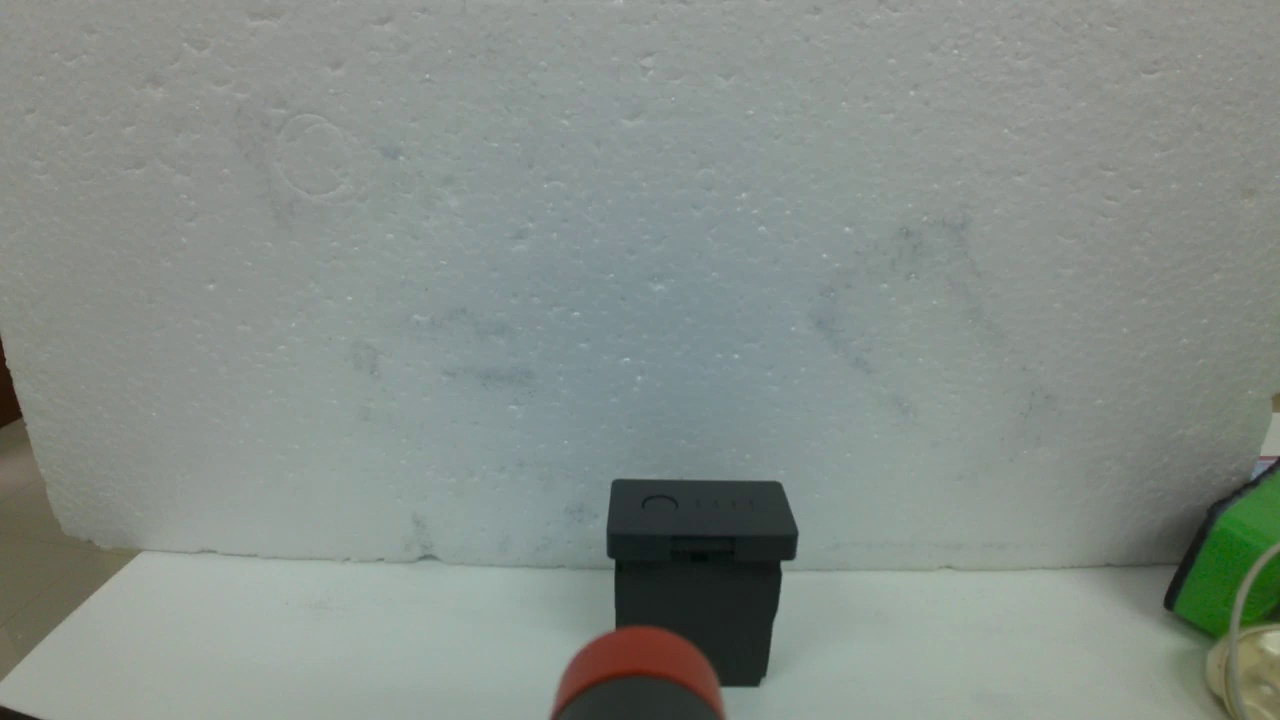
#> input picture lab_4_immage/captured_image5.jpg, 1280 x 720 px
$ jupyter execute capture.ipynb
#> lines starting #> are read from the running program, lines starting #| are printed output that depends on the picture; after the words box and inside, x2 and y2 are one past the last pixel; in counts of white or black regions, pixels touching at a corner belong together
[cell 1]
import matplotlib.pyplot as plt
import matplotlib.image as mpimg
img = mpimg.imread('captured_image5.jpg')
#> img is the input picture: shape (720, 1280, 3); mean R, G, B 133.7, 141.9, 136.2
imgplot = plt.imshow(img)
plt.show()

[cell 2]
import cv2

filepath = "captured_image5.jpg"
image = cv2.imread(filepath)

height, width = image.shape[:2]
#> height = 720; width = 1280

print("The height of the image is: ", height)
#| The height of the image is:  720
print("The width of the image is: ", width)
#| The width of the image is:  1280

[cell 3]
hsv_image = cv2.cvtColor(image, cv2.COLOR_BGR2HLS)
#> hsv_image: shape (720, 1280, 3); mean of channels 0, 1, 2 65.7, 137.3, 15.5
L_image = hsv_image[:,:,1]
cv2.imwrite('l_image.jpg', L_image)
cv2.imshow('l_image.jpg', L_image)

[cell 4]
plt.hist(L_image.ravel(),256,[0,256]); plt.show()
#> after `plt.hist(L_image.ravel(), 256, [0, 256])`:
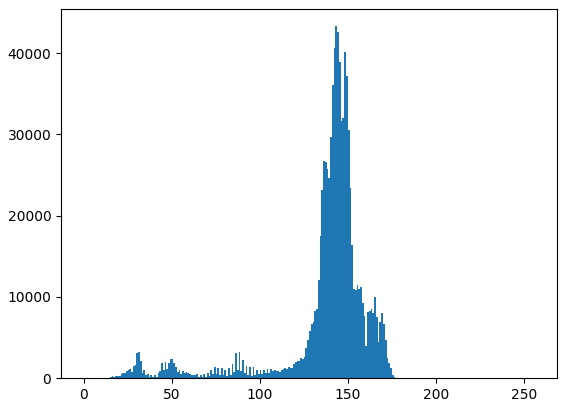
#> figure drawn by matplotlib, 1 panel; tallest bar 43300 high, from x = 143 to 144

[cell 5]
import cv2
import numpy as np
import matplotlib.pyplot as plt

# โหลดรูปภาพ
image_path = 'captured_image.jpg'
image = cv2.imread(image_path)
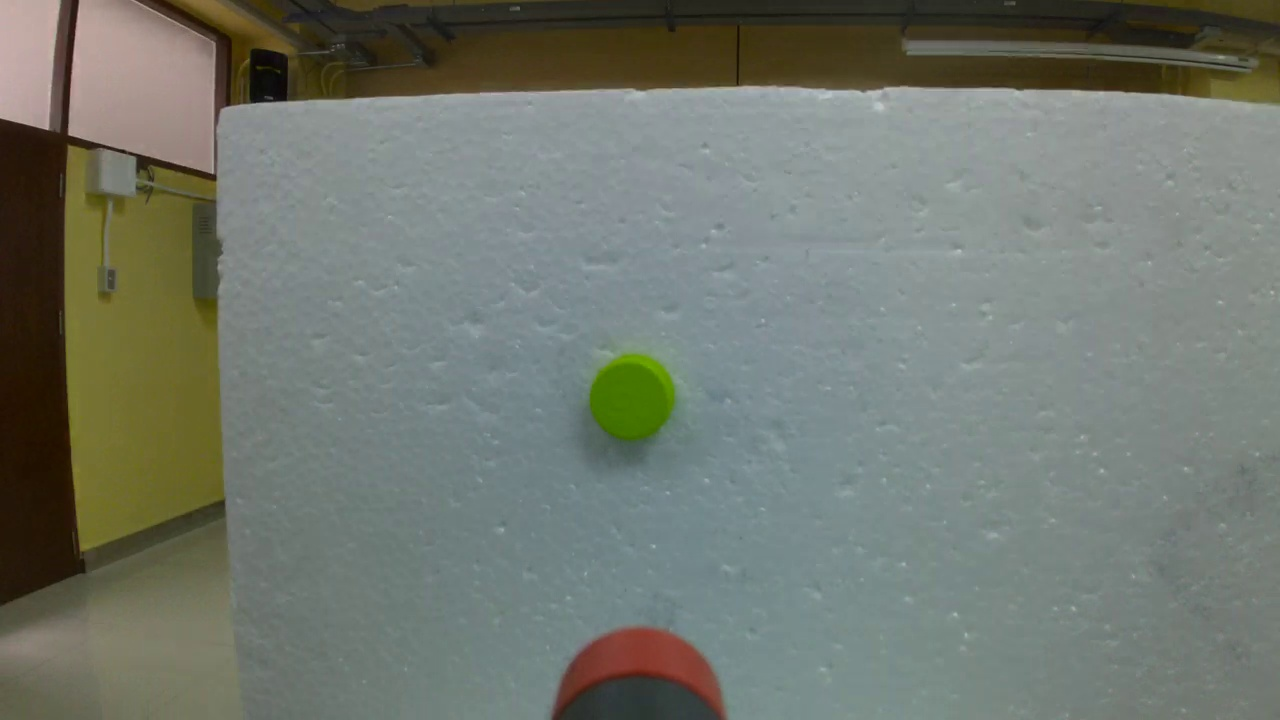
#> input picture lab_4_immage/captured_image.jpg, 1280 x 720 px
#> image is the input picture: shape (720, 1280, 3); mean B, G, R 110.5, 119.9, 113.9

# แปลงรูปภาพจาก BGR เป็น RGB
image_rgb = cv2.cvtColor(image, cv2.COLOR_BGR2RGB)

# แปลงรูปภาพจาก RGB เป็น HSV
image_hsv = cv2.cvtColor(image_rgb, cv2.COLOR_RGB2HSV)
#> image_hsv: shape (720, 1280, 3); mean H, S, V 66, 53.4, 123.4

# กำหนดขอบเขตของสีเขียว
lower_green = np.array([35, 100, 20])
upper_green = np.array([85, 255, 255])

# สร้าง mask ที่ตรวจจับโทนสีเขียว
mask = cv2.inRange(image_hsv, lower_green, upper_green)
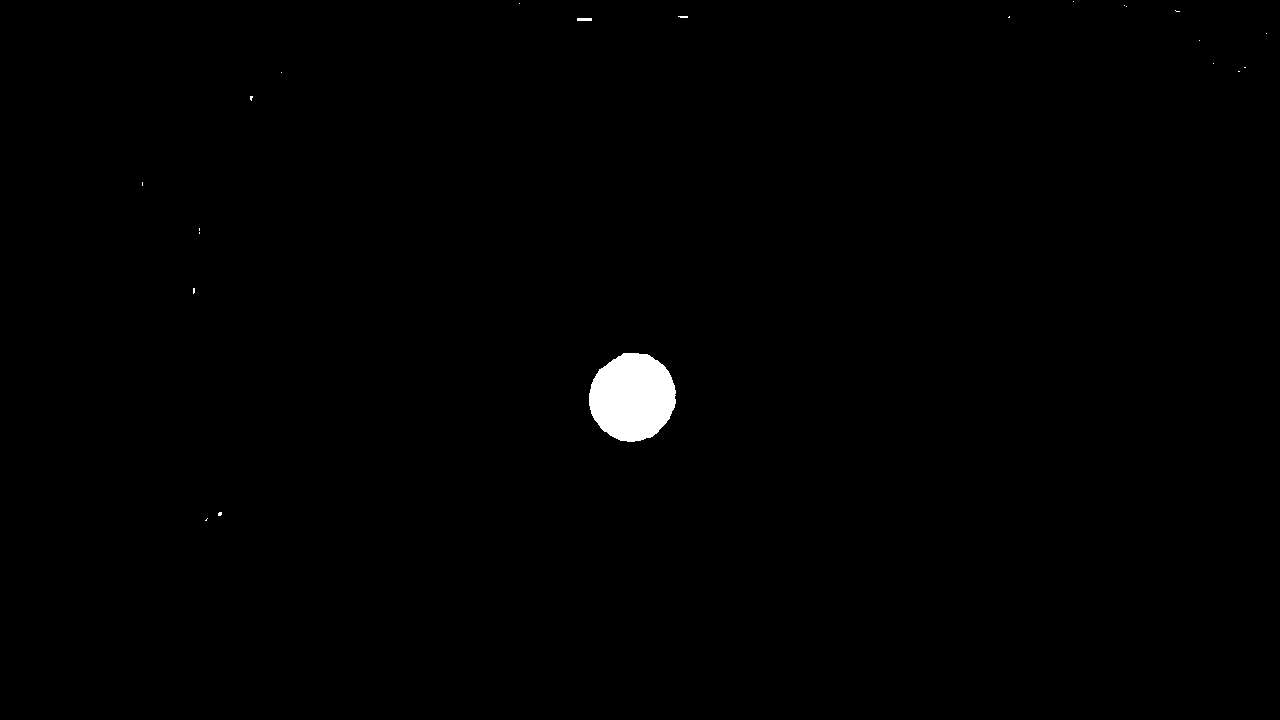
#> mask: shape (720, 1280); 0.66% white; 22 white regions (20 under 20 px), largest, box (x1, y1, x2, y2) and area: (589, 353, 676, 442) 5989, (577, 18, 592, 21) 45

# ใช้ morphological operations เพื่อลด noise
kernel = np.ones((5, 5), np.uint8)

# ใช้ erosion เพื่อลดจุดเล็กๆ ที่เป็น noise
mask = cv2.erode(mask, kernel, iterations=1)
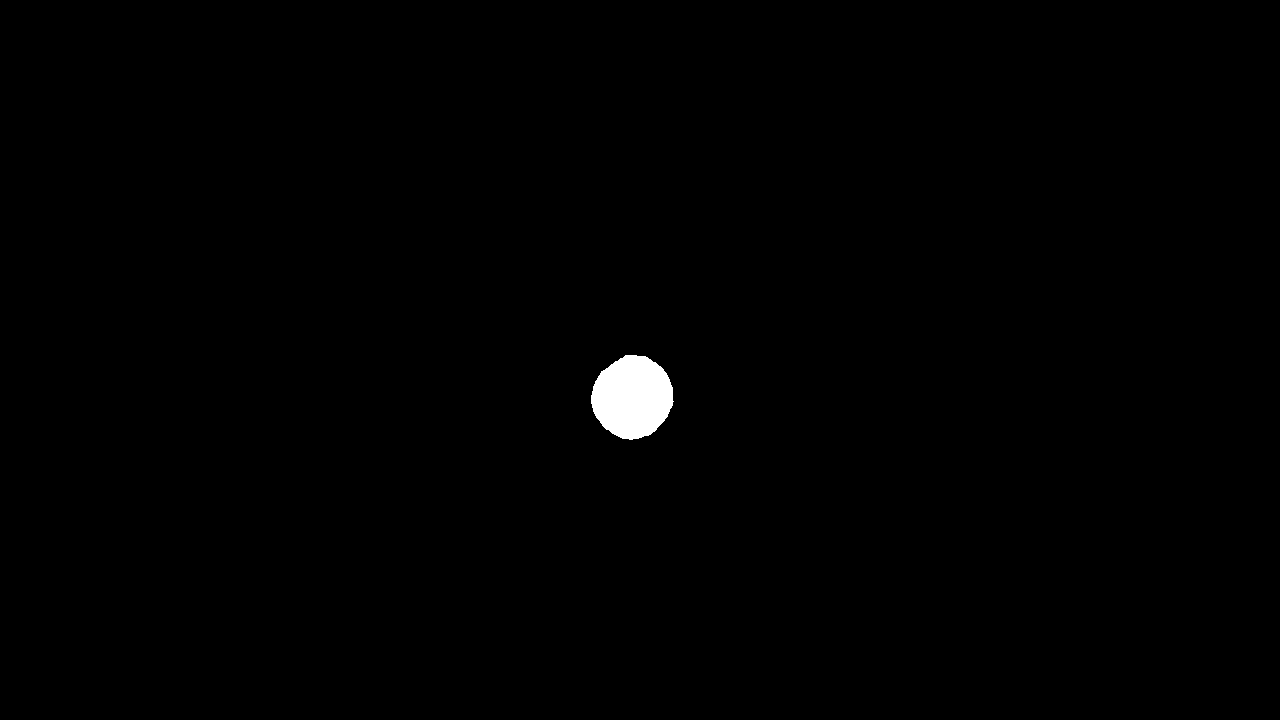
#> mask: shape (720, 1280); 0.57% white; 1 white region, box (x1, y1, x2, y2) and area: (591, 355, 674, 440) 5296

# ใช้ dilation เพื่อขยายส่วนที่สนใจ
mask = cv2.dilate(mask, kernel, iterations=1)
#> mask: shape (720, 1280); 0.65% white; 1 white region, box (x1, y1, x2, y2) and area: (589, 353, 676, 442) 5984

# แปลง mask ให้เป็นค่าตัวเลข 1 และ 0
binary_image = (mask > 0).astype(np.uint8)

# แสดงภาพต้นฉบับและภาพที่ถูกแปลง
plt.figure(figsize=(10, 5))
plt.subplot(1, 2, 1)
plt.title('Original Image')
plt.imshow(image_rgb)
plt.axis('off')

plt.subplot(1, 2, 2)
plt.title('Binary Image after Noise Reduction (Green = 1, Others = 0)')
plt.imshow(binary_image, cmap='gray')
plt.axis('off')

plt.show()
